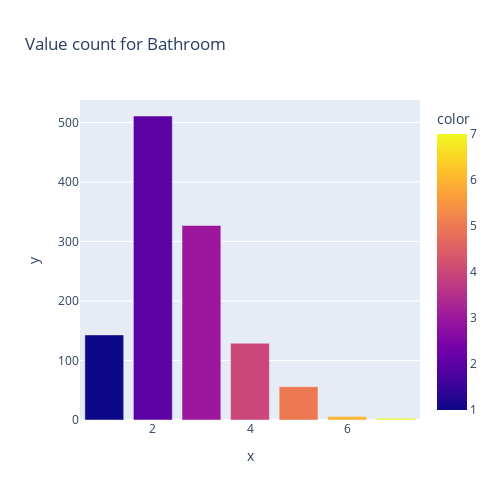

Here is the notebook cell this chart was saved with:
### Code cell
fig=px.bar(df,x=df["Bathroom"].value_counts().index,y=df["Bathroom"].value_counts().values,
           color=df["Bathroom"].value_counts().index
           ,height=500,width=500,title="Value count for Bathroom")
fig.show()

### Figure 1 — Plotly figure (JSON) as saved in the notebook; plotly's stock layout.template omitted (floating-point values rounded to 4 significant figures)
{"data": [{"alignmentgroup": "True", "hovertemplate": "x=%{x}<br>y=%{y}<br>color=%{marker.color}<extra></extra>", "legendgroup": "", "marker": {"color": [2, 3, 1, 4, 5, 6, 7], "coloraxis": "coloraxis", "pattern": {"shape": ""}}, "name": "", "offsetgroup": "", "orientation": "v", "showlegend": false, "textposition": "auto", "type": "bar", "x": [2, 3, 1, 4, 5, 6, 7], "xaxis": "x", "y": [511, 327, 143, 129, 56, 6, 3], "yaxis": "y"}], "layout": {"barmode": "relative", "coloraxis": {"colorbar": {"title": {"text": "color"}}, "colorscale": [[0, "#0d0887"], [0.1111, "#46039f"], [0.2222, "#7201a8"], [0.3333, "#9c179e"], [0.4444, "#bd3786"], [0.5556, "#d8576b"], [0.6667, "#ed7953"], [0.7778, "#fb9f3a"], [0.8889, "#fdca26"], [1, "#f0f921"]]}, "height": 500, "legend": {"tracegroupgap": 0}, "title": {"text": "Value count for Bathroom"}, "width": 500, "xaxis": {"anchor": "y", "domain": [0, 1], "title": {"text": "x"}}, "yaxis": {"anchor": "x", "domain": [0, 1], "title": {"text": "y"}}}}
